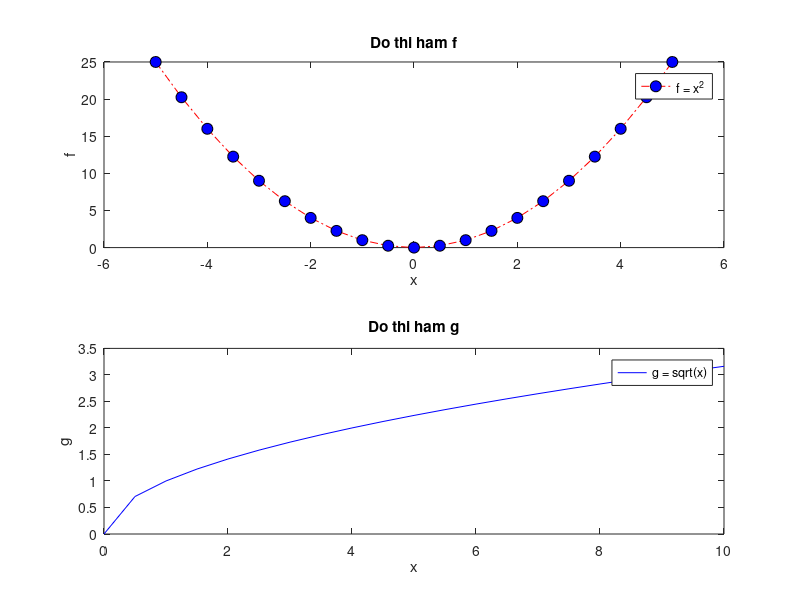

This chart was generated by the following MATLAB code:
clc 
clear all
close all
subplot(2,1,1)
x=-5:0.5:5;
f=x.^2;
x1=0:0.5:10;
g=sqrt(x1);

plot(x,f,'-.ro','MarkerSize',8,'MarkerFaceColor','b','MarkerEdgeColor','k')
xlabel('x')
ylabel('f')
legend('f = x^2 ')
title('Do thi ham f')
subplot(2,1,2)
plot(x1,g,'-b')
xlabel('x')
ylabel('g')
legend('g = sqrt(x)')
title('Do thi ham g')
